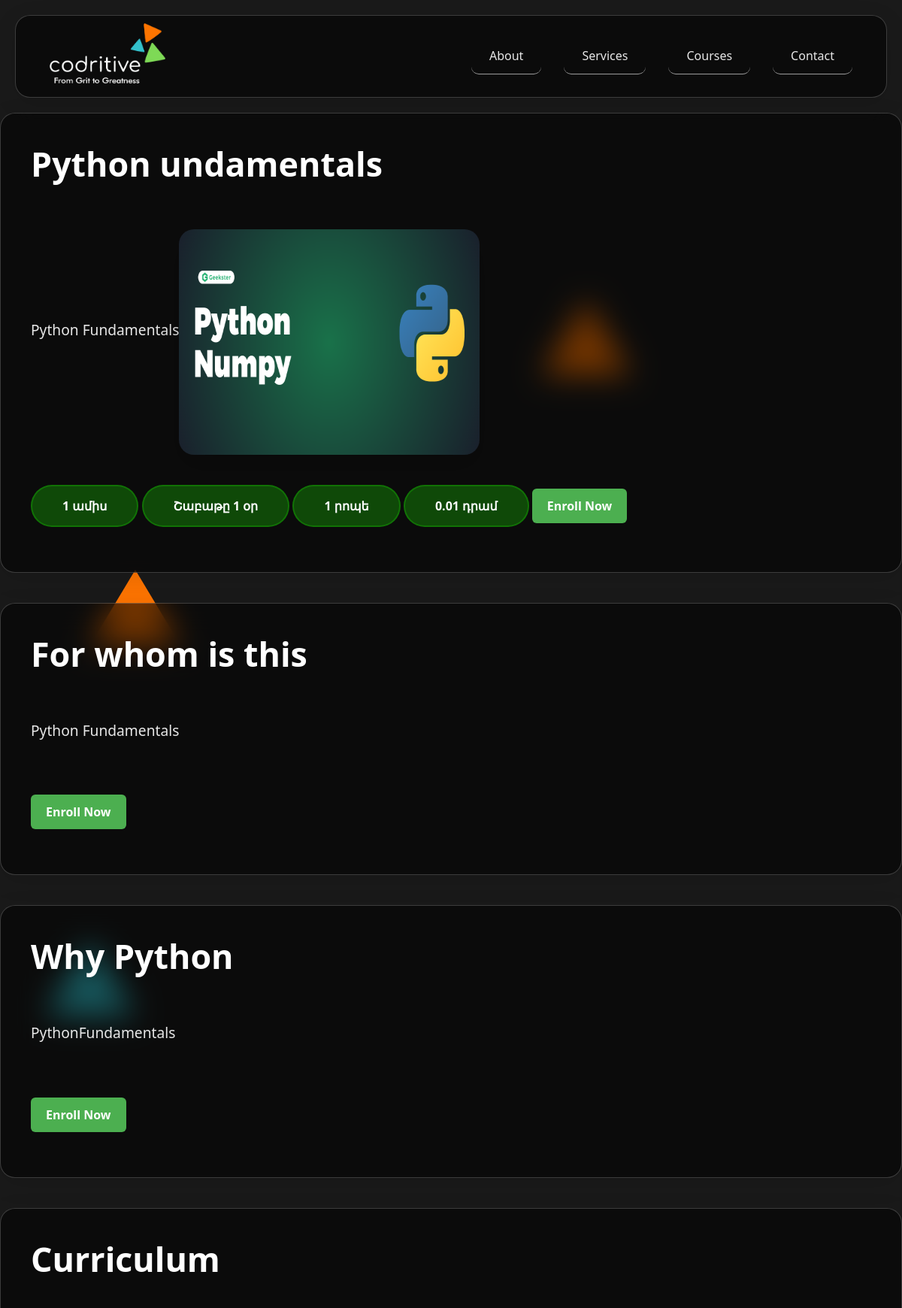
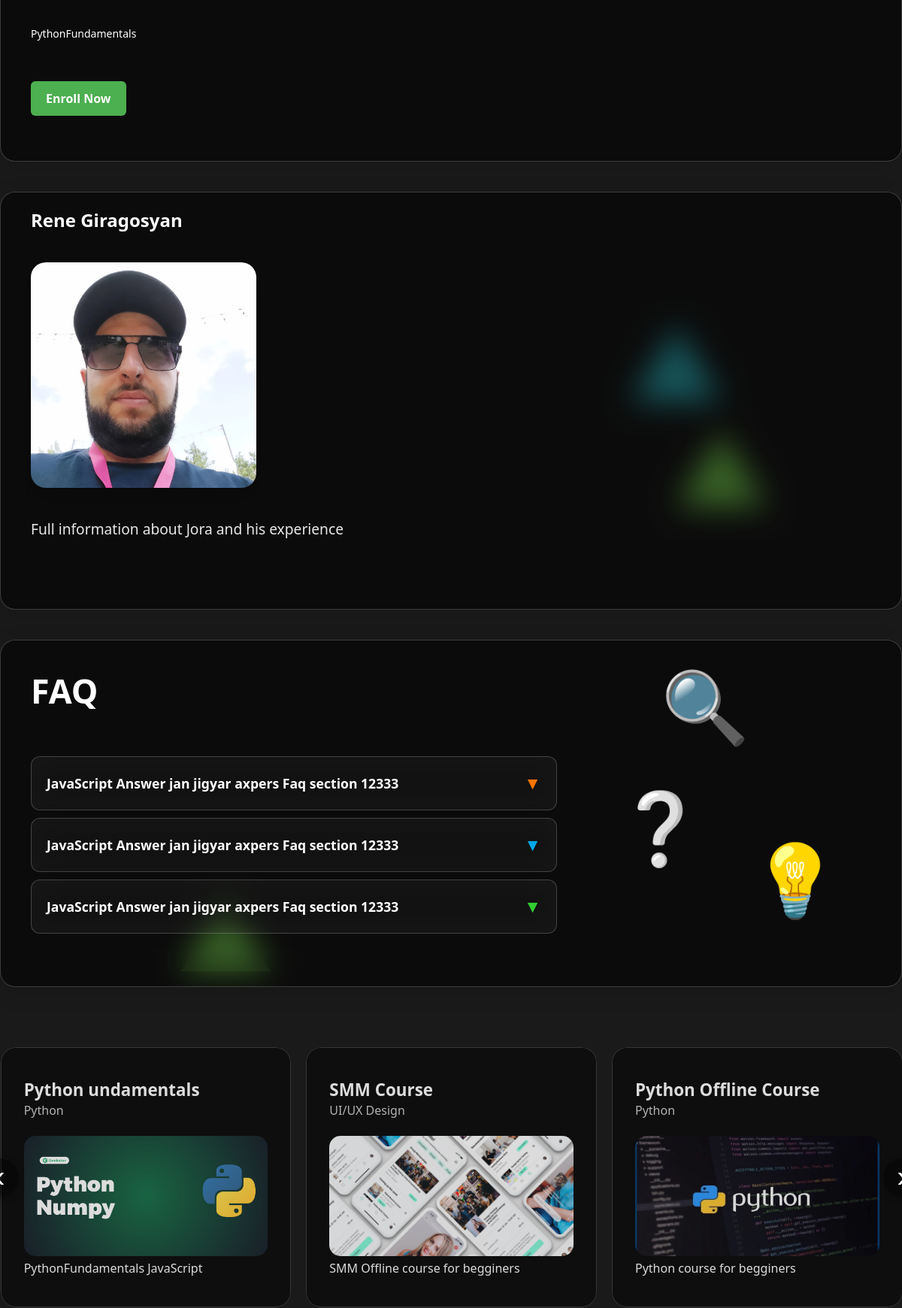
Page /lessons/trainings/10/ (upper part) on the committed database (2 pictures, top to bottom).
### core/models.py (models this page shows, shortened)
class Logo(models.Model):
    image = models.ImageField(upload_to='logo_images/', blank=True, null=True)

class Our_Team(models.Model):
    POSITION_CHOICES = [
        ('QA Specialist', 'QA Specialist'),
        ('Python Mentor', 'Python Mentor'),
        ('UI/UX Designer', 'UI/UX Designer'),
        ('JavaScript Mentor', 'JavaScript Mentor'),
        ('SMM Specialist', 'SMM Specialist'),
        ('Cybersecurity Mentor', 'Cybersecurity Mentor'),
    ]
    name = models.CharField(max_length=100)
    position = models.CharField(max_length=100, choices=POSITION_CHOICES)
    bio = models.TextField()
    image = models.ImageField(upload_to='team_images/', blank=True, null=True)
    link = models.URLField(blank=True, null=True)

### lessons/models.py (models this page shows, shortened)
class Course(models.Model):
    COURSE_CHLOICES = [
        ('Python', 'Python'),
        ('JavaScript', 'JavaScript'),
        ('UI/UX Design', 'UI/UX Design'),
        ('Cybersecurity', 'Cybersecurity'),
        ('QA Testing', 'QA Testing'),
        ('SMM', 'SMM'),
    ]
    title = models.CharField(max_length=200)
    category = models.CharField(max_length=50, choices=COURSE_CHLOICES)
    short_description = models.TextField()
    full_description = models.TextField()
    for_whom = models.TextField()
    why_this_course = models.TextField()
    lesson_duration_month= models.IntegerField()
    lesson_duration_minutes = models.IntegerField()
    weekly_lessons = models.IntegerField()
    tutor = models.ForeignKey(Our_Team, on_delete=models.SET_NULL, null=True, related_name='courses')
    curriculum = models.TextField()
    image = models.ImageField(upload_to='course_images/', blank=True, null=True)
    price = models.DecimalField(max_digits=10, decimal_places=2)
    class Meta:
        verbose_name_plural = "Courses"

class FAQ(models.Model):
    course = models.ForeignKey(Course, on_delete=models.CASCADE, related_name='faqs')
    question = models.CharField(max_length=255)
    answer = models.TextField()

### lessons/views.py (the view)
# urls.py: path('trainings/<int:pk>/', views.course_detail, name='course_detail'),
def course_detail(request, pk):
    course = get_object_or_404(Course, pk=pk)
    courses = Course.objects.all()
    faqs = FAQ.objects.filter(course=course)
    return render(request, 'lessons/trainings.html', {
        'course': course,
        'courses': courses,
        'faqs': faqs
        })

### core/context_processors.py (called while the page is built)
def logo(request):
    return {'logo': Logo.objects.first()}

### lessons/templates/lessons/trainings.html (shortened to what this page needs)
{% extends "core/base.html" %}
{% load static %}
{% block content %}
    <link rel="stylesheet" href="{% static 'css/templatemo-glossy-touch.css' %}">
<div class="container">
    <section class="hero glass">
        <h1 class="main-title">{{ course.title }}</h1>
        <div class="hero-image">
            <p>{{ course.full_description }}</p>
            {% if course.image %}
                <img src="{{ course.image.url }}" style="width: 400px; height: 300px;">
            {% endif %}
        </div>
        <div class="cta-info">
            <div class="cta-element">{{ course.lesson_duration_month }} ամիս</div>
            <div class="cta-element">Շաբաթը {{ course.weekly_lessons }} օր</div>
            <div class="cta-element">{{ course.lesson_duration_minutes }} րոպե</div>
            <div class="cta-element">{{ course.price }} դրամ</div>
            <button class="cta-button">Enroll Now</button>
        </div>
    </section>
    <section class="hero glass">
        <h1 class="main-title">For whom is this</h1>
        <div class="hero-text-wrapper">
            <p>{{ course.for_whom }}</p>
        </div>
        <button class="cta-button">Enroll Now</button>
    </section>
    <section class="hero glass">
        <h1 class="main-title">Why Python</h1>
        <p>{{ course.why_this_course }}</p>
        <button class="cta-button">Enroll Now</button>
    </section>
    <section class="hero glass">
        <h1>Curriculum</h1>
        <ul>
            <li>{{ course.curriculum }}</li>
        </ul>
        <button class="cta-button">Enroll Now</button>
    </section>
    <section class="hero glass">
        <h2 style="color: white;">{{ course.tutor.name }}</h2>
        <div class="hero-image">
            <img src="{{ course.tutor.image.url }}" style="width: 300px; height: 300px;">
        </div>
        <div class="divik">
            <p>{{ course.tutor.bio }}</p>
        </div>
    </section>
<section class="hero glass faq-section">
    <h1>FAQ</h1>
    <div class="faq-wrapper">
        <div class="faq-items">
            {% for course in faqs %}
            <div class="glass faq-item">
                <div class="faq-question">
                    <span>{{ course.question }}</span>
                    <span class="icon">▼</span>
                </div>
            </div>
            {% endfor %}
        </div>
        <div class="faq-icons">
            <div class="faq-icon">💡</div>
            <div class="faq-icon">❔</div>
            <div class="faq-icon">🔍</div>
        </div>
    </div>
</section>
<section class="carousel-section">
  <div class="carousel-container">
    <button class="carousel-btn prev">‹</button>
    <div class="carousel-wrapper">
      {% for course in courses %}
      <a href="{% url 'lessons:course_detail' course.pk %}" class="carousel-item-link">
        <div class="service-card glass">
          <h3>{{ course.title }}</h3>
          <p>{{ course.category }}</p>
          {% if course.image %}
          <img src="{{ course.image.url }}" alt="{{ course.title }}" style="height: 160px;">
          {% endif %}
          <li>{{ course.short_description }}</li>
        </div>
      </a>
      {% endfor %}
    </div>
    <button class="carousel-btn next">›</button>
  </div>
</section>
</div>
{% endblock %}

### core/templates/core/base.html (shortened to what this page needs)
{% load static %}
<!DOCTYPE html>
<html lang="en">
<head>
    <link rel="stylesheet" href="{% static 'css/templatemo-glossy-touch.css' %}">
</head>
<body>
    <div class="bg-shapes">
        <div class="shape"></div>
        <div class="shape"></div>
        <div class="shape"></div>
        <div class="shape"></div>
        <div class="shape"></div>
        <div class="shape"></div>
    </div>
    <header>
        <div class="container">
            <nav class="glass">
                <div class="logo">
                    {% if logo %}
                        <a href="{% url 'core:home' %}">
                            <img src="{{ logo.image.url }}" alt="Logo" style="height:80px">
                        </a>
                    {% else %}
                        <a href="{% url 'core:home' %}">Home</a>
                    {% endif %}
                </div>
                <div class="nav-links">
                    <a href="{% url 'core:about' %}">About</a>
                    <a href="{% url 'core:service' %}">Services</a>
                    <a href="{% url 'core:training' %}">Courses</a>
                    <a href="{% url 'core:contact' %}">Contact</a>
                </div>
            </nav>
        </div>
    </header>
    {% block content %}{% endblock %}
</body>
</html>

### rows in the picture
Logo: image (picture)
Course: title "Python undamentals", full_description "Python Fundamentals", image (picture), lesson_duration_month "1", weekly_lessons "1", lesson_duration_minutes "1", price "0.01", for_whom "Python Fundamentals", why_this_course "PythonFundamentals", curriculum "PythonFundamentals", tutor.name "Rene Giragosyan", tutor.image (picture), tutor.bio "Full information about Jora and his experience", category "Python", short_description "PythonFundamentals JavaScript"
FAQ: question "JavaScript Answer jan jigyar axpers Faq section 12333"
FAQ: question "JavaScript Answer jan jigyar axpers Faq section 12333"
FAQ: question "JavaScript Answer jan jigyar axpers Faq section 12333"
Course: title "SMM Course", category "UI/UX Design", image (picture), short_description "SMM Offline course for begginers"
Course: title "Python Offline Course", category "Python", image (picture), short_description "Python course for begginers"
